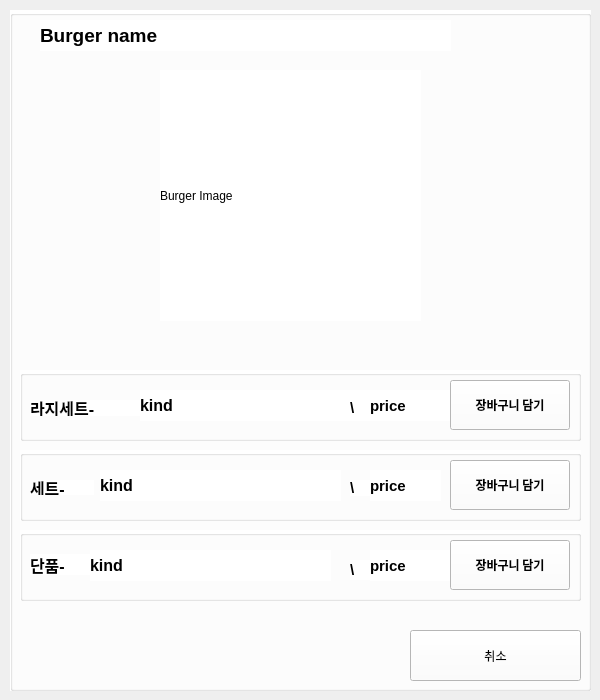
<?xml version="1.0" encoding="UTF-8"?>
<ui version="4.0">
 <class>DetailWindow</class>
 <widget class="QWidget" name="DetailWindow">
  <property name="geometry">
   <rect>
    <x>0</x>
    <y>0</y>
    <width>600</width>
    <height>700</height>
   </rect>
  </property>
  <property name="windowTitle">
   <string>Form</string>
  </property>
  <widget class="QGroupBox" name="groupBox">
   <property name="geometry">
    <rect>
     <x>10</x>
     <y>10</y>
     <width>581</width>
     <height>681</height>
    </rect>
   </property>
   <property name="styleSheet">
    <string notr="true">background-color: rgb(255, 255, 255);</string>
   </property>
   <property name="title">
    <string/>
   </property>
   <widget class="QPushButton" name="Cancel">
    <property name="geometry">
     <rect>
      <x>400</x>
      <y>620</y>
      <width>171</width>
      <height>51</height>
     </rect>
    </property>
    <property name="text">
     <string>취소</string>
    </property>
   </widget>
   <widget class="QLabel" name="image">
    <property name="geometry">
     <rect>
      <x>150</x>
      <y>60</y>
      <width>261</width>
      <height>251</height>
     </rect>
    </property>
    <property name="text">
     <string>Burger Image</string>
    </property>
   </widget>
   <widget class="QLabel" name="bg_name">
    <property name="geometry">
     <rect>
      <x>30</x>
      <y>10</y>
      <width>411</width>
      <height>31</height>
     </rect>
    </property>
    <property name="font">
     <font>
      <pointsize>14</pointsize>
      <weight>75</weight>
      <bold>true</bold>
     </font>
    </property>
    <property name="text">
     <string>Burger name</string>
    </property>
   </widget>
   <widget class="QGroupBox" name="groupBox_2">
    <property name="geometry">
     <rect>
      <x>10</x>
      <y>360</y>
      <width>561</width>
      <height>71</height>
     </rect>
    </property>
    <property name="title">
     <string/>
    </property>
    <widget class="QLabel" name="large_text">
     <property name="geometry">
      <rect>
       <x>120</x>
       <y>20</y>
       <width>241</width>
       <height>31</height>
      </rect>
     </property>
     <property name="font">
      <font>
       <pointsize>12</pointsize>
       <weight>75</weight>
       <bold>true</bold>
      </font>
     </property>
     <property name="text">
      <string>kind</string>
     </property>
    </widget>
    <widget class="QLabel" name="Larger_price">
     <property name="geometry">
      <rect>
       <x>350</x>
       <y>20</y>
       <width>81</width>
       <height>31</height>
      </rect>
     </property>
     <property name="font">
      <font>
       <pointsize>11</pointsize>
       <weight>75</weight>
       <bold>true</bold>
      </font>
     </property>
     <property name="text">
      <string>price</string>
     </property>
    </widget>
    <widget class="QPushButton" name="btn_larger">
     <property name="geometry">
      <rect>
       <x>430</x>
       <y>10</y>
       <width>120</width>
       <height>50</height>
      </rect>
     </property>
     <property name="font">
      <font>
       <family>Arial Black</family>
       <weight>75</weight>
       <bold>true</bold>
      </font>
     </property>
     <property name="text">
      <string>장바구니 담기</string>
     </property>
     <property name="iconSize">
      <size>
       <width>140</width>
       <height>70</height>
      </size>
     </property>
    </widget>
    <widget class="QLabel" name="label">
     <property name="geometry">
      <rect>
       <x>10</x>
       <y>30</y>
       <width>111</width>
       <height>16</height>
      </rect>
     </property>
     <property name="font">
      <font>
       <pointsize>12</pointsize>
       <weight>75</weight>
       <bold>true</bold>
      </font>
     </property>
     <property name="text">
      <string>라지세트-</string>
     </property>
    </widget>
    <widget class="QLabel" name="label_4">
     <property name="geometry">
      <rect>
       <x>330</x>
       <y>30</y>
       <width>21</width>
       <height>16</height>
      </rect>
     </property>
     <property name="font">
      <font>
       <pointsize>11</pointsize>
       <weight>75</weight>
       <bold>true</bold>
      </font>
     </property>
     <property name="text">
      <string>\</string>
     </property>
    </widget>
   </widget>
   <widget class="QGroupBox" name="groupBox_3">
    <property name="geometry">
     <rect>
      <x>10</x>
      <y>440</y>
      <width>561</width>
      <height>71</height>
     </rect>
    </property>
    <property name="title">
     <string/>
    </property>
    <widget class="QLabel" name="normal_text">
     <property name="geometry">
      <rect>
       <x>80</x>
       <y>20</y>
       <width>241</width>
       <height>31</height>
      </rect>
     </property>
     <property name="font">
      <font>
       <pointsize>12</pointsize>
       <weight>75</weight>
       <bold>true</bold>
      </font>
     </property>
     <property name="text">
      <string>kind</string>
     </property>
    </widget>
    <widget class="QLabel" name="Normal_price">
     <property name="geometry">
      <rect>
       <x>350</x>
       <y>20</y>
       <width>71</width>
       <height>31</height>
      </rect>
     </property>
     <property name="font">
      <font>
       <pointsize>11</pointsize>
       <weight>75</weight>
       <bold>true</bold>
      </font>
     </property>
     <property name="text">
      <string>price</string>
     </property>
    </widget>
    <widget class="QPushButton" name="btn_normal">
     <property name="geometry">
      <rect>
       <x>430</x>
       <y>10</y>
       <width>120</width>
       <height>50</height>
      </rect>
     </property>
     <property name="font">
      <font>
       <family>Arial Black</family>
       <weight>75</weight>
       <bold>true</bold>
      </font>
     </property>
     <property name="text">
      <string>장바구니 담기</string>
     </property>
    </widget>
    <widget class="QLabel" name="label_2">
     <property name="geometry">
      <rect>
       <x>10</x>
       <y>30</y>
       <width>64</width>
       <height>15</height>
      </rect>
     </property>
     <property name="font">
      <font>
       <pointsize>12</pointsize>
       <weight>75</weight>
       <bold>true</bold>
      </font>
     </property>
     <property name="text">
      <string>세트-</string>
     </property>
    </widget>
    <widget class="QLabel" name="label_5">
     <property name="geometry">
      <rect>
       <x>330</x>
       <y>30</y>
       <width>21</width>
       <height>16</height>
      </rect>
     </property>
     <property name="font">
      <font>
       <pointsize>11</pointsize>
       <weight>75</weight>
       <bold>true</bold>
      </font>
     </property>
     <property name="text">
      <string>\</string>
     </property>
    </widget>
   </widget>
   <widget class="QGroupBox" name="groupBox_4">
    <property name="geometry">
     <rect>
      <x>10</x>
      <y>520</y>
      <width>561</width>
      <height>71</height>
     </rect>
    </property>
    <property name="title">
     <string/>
    </property>
    <widget class="QLabel" name="single_text">
     <property name="geometry">
      <rect>
       <x>70</x>
       <y>20</y>
       <width>241</width>
       <height>31</height>
      </rect>
     </property>
     <property name="font">
      <font>
       <pointsize>12</pointsize>
       <weight>75</weight>
       <bold>true</bold>
      </font>
     </property>
     <property name="text">
      <string>kind</string>
     </property>
    </widget>
    <widget class="QLabel" name="Single_price">
     <property name="geometry">
      <rect>
       <x>350</x>
       <y>20</y>
       <width>81</width>
       <height>31</height>
      </rect>
     </property>
     <property name="font">
      <font>
       <pointsize>11</pointsize>
       <weight>75</weight>
       <bold>true</bold>
      </font>
     </property>
     <property name="text">
      <string>price</string>
     </property>
    </widget>
    <widget class="QPushButton" name="btn_single">
     <property name="geometry">
      <rect>
       <x>430</x>
       <y>10</y>
       <width>120</width>
       <height>50</height>
      </rect>
     </property>
     <property name="font">
      <font>
       <family>Arial Black</family>
       <weight>75</weight>
       <bold>true</bold>
      </font>
     </property>
     <property name="text">
      <string>장바구니 담기</string>
     </property>
     <property name="iconSize">
      <size>
       <width>140</width>
       <height>70</height>
      </size>
     </property>
    </widget>
    <widget class="QLabel" name="label_3">
     <property name="geometry">
      <rect>
       <x>10</x>
       <y>24</y>
       <width>61</width>
       <height>21</height>
      </rect>
     </property>
     <property name="font">
      <font>
       <pointsize>12</pointsize>
       <weight>75</weight>
       <bold>true</bold>
      </font>
     </property>
     <property name="text">
      <string>단품-</string>
     </property>
    </widget>
    <widget class="QLabel" name="label_6">
     <property name="geometry">
      <rect>
       <x>330</x>
       <y>30</y>
       <width>20</width>
       <height>20</height>
      </rect>
     </property>
     <property name="font">
      <font>
       <pointsize>11</pointsize>
       <weight>75</weight>
       <bold>true</bold>
      </font>
     </property>
     <property name="text">
      <string>\</string>
     </property>
    </widget>
   </widget>
  </widget>
 </widget>
 <resources/>
 <connections/>
</ui>
